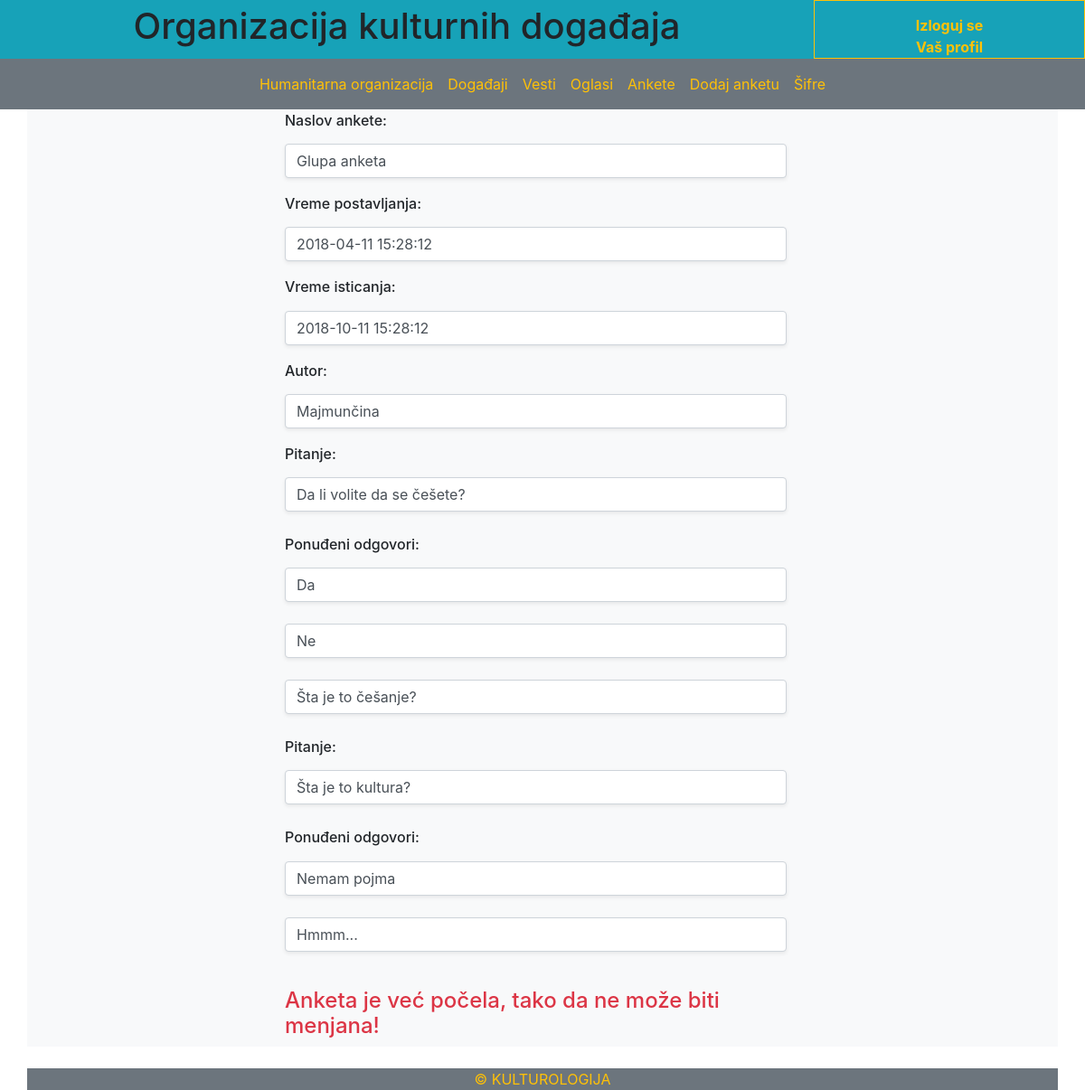
The app's page /organizacija/OanketaVise.php?id=2 (signed in) with its own data.
### tables this page shows
CREATE TABLE `anketa` (
  `id_anketa` int(11) NOT NULL AUTO_INCREMENT,
  `naslov` varchar(45) NOT NULL,
  `vreme_postavljanja` timestamp NOT NULL DEFAULT CURRENT_TIMESTAMP,
  `vreme_isticanja` timestamp NOT NULL DEFAULT '0000-00-00 00:00:00',
  `autor` varchar(45) NOT NULL,
  `organizacija_id_organizacija` int(11) NOT NULL,
  `admin_id_admin` int(11) NOT NULL DEFAULT '1',
  `brisanje` tinyint(1) DEFAULT '1',
  PRIMARY KEY (`id_anketa`),
  KEY `fk_anketa_organizacija1_idx` (`organizacija_id_organizacija`),
  KEY `fk_anketa_admin1_idx` (`admin_id_admin`),
  CONSTRAINT `fk_anketa_admin1` FOREIGN KEY (`admin_id_admin`) REFERENCES `admin` (`id_admin`) ON DELETE NO ACTION ON UPDATE NO ACTION,
  CONSTRAINT `fk_anketa_organizacija1` FOREIGN KEY (`organizacija_id_organizacija`) REFERENCES `organizacija` (`id_organizacija`) ON DELETE NO ACTION ON UPDATE NO ACTION
);

CREATE TABLE `pitanja` (
  `id_pitanja` int(11) NOT NULL AUTO_INCREMENT,
  `pitanje` varchar(100) NOT NULL,
  `anketa_id_anketa` int(11) NOT NULL,
  PRIMARY KEY (`id_pitanja`),
  KEY `fk_pitanja_anketa1_idx` (`anketa_id_anketa`),
  CONSTRAINT `fk_pitanja_anketa1` FOREIGN KEY (`anketa_id_anketa`) REFERENCES `anketa` (`id_anketa`) ON DELETE NO ACTION ON UPDATE NO ACTION
);

CREATE TABLE `odgovori` (
  `id_odgovor` int(11) NOT NULL AUTO_INCREMENT,
  `odgovor` varchar(50) NOT NULL DEFAULT '0',
  `pitanja_id_pitanja` int(11) NOT NULL,
  `broj_odgovora` int(11) NOT NULL DEFAULT '0',
  PRIMARY KEY (`id_odgovor`),
  KEY `fk_odgovori_pitanja1_idx` (`pitanja_id_pitanja`),
  CONSTRAINT `fk_odgovori_pitanja1` FOREIGN KEY (`pitanja_id_pitanja`) REFERENCES `pitanja` (`id_pitanja`) ON DELETE NO ACTION ON UPDATE NO ACTION
);

### organizacija/OanketaVise.php (the view, shortened to what this page needs)
<?php
$link = mysqli_connect("localhost", "root", "", "kultura")
            or die ("Greška prilikom konekcije na bazu!");
mysqli_set_charset($link,"utf8");
$poruka = "";
$id_anketa = trim($_GET['id']);
$id_anketa = mysqli_real_escape_string($link, $id_anketa);
$ankete = mysqli_query($link, "SELECT * FROM anketa WHERE id_anketa = '$id_anketa' AND organizacija_id_organizacija = {$_SESSION['id_organizacija']}");
if(mysqli_num_rows($ankete) != 1){
    $poruka = "Greška: Nema tražene ankete.";
} else {
    $pitanja = mysqli_query($link, "SELECT * FROM pitanja WHERE anketa_id_anketa = '$id_anketa'");
    $anketa = mysqli_fetch_array($ankete);
    $naslov = $anketa['naslov'];
    $vreme_postavljanja = $anketa['vreme_postavljanja'];
    $vreme_isticanja = $anketa['vreme_isticanja'];
    $autor = $anketa['autor'];
    if($vreme_postavljanja < date("Y-m-d h:i:s")){
        $button = "<h4 class='text-danger'>Anketa je već počela, tako da ne može biti menjana!</h4>";
    } else {
        $button = '<button type="submit" class="btn shadow btn-info" style="margin-botom:100px;">Izmeni anketu</button>';
    }
}
?>
<!DOCTYPE html>
<html>
<head>
<?php
    include_once "../moduli/bootstrapModul.php";
?>
<link rel="stylesheet" href="../dateAndTimePicker/jquery.datetimepicker.min.css">
</head>
<body>
<div class="container-fluid bg-info">
        <div class="row">
            <h1 class="col-sm-9" style="display: flex; justify-content: center; align-items: center;">Organizacija kulturnih događaja</h1>
            <div class="col-sm-3 border border-warning" style="align-items: center; padding-top:15px">
                <a class="text-warning" style="display: flex; justify-content: center;" href="../logout.php"><b>Izloguj se</b></a>
                <a class="text-warning" style="display: flex; justify-content: center;" href="profil.php"><b>Vaš profil</b></a>
            </div>
        </div>
    </div>
<nav class="navbar navbar-expand-md bg-secondary navbar-dark sticky-top">
  <div class="collapse navbar-collapse" id="collapsibleNavbar">
    <ul class="navbar-nav align-content-center mx-auto">
        <li class="nav-item flex-fill">
                <a class="nav-link text-warning" href="organizacija.php"><?php echo $_SESSION['naziv_organizacije']; ?></a>
            </li>
            <li class="nav-item flex-fill">
                <a class="nav-link text-warning active" href="Odogadjaji.php">Događaji</a>
            </li>
            <li class="nav-item flex-fill">
                <a class="nav-link text-warning" href="Ovesti.php">Vesti</a>
            </li>
            <li class="nav-item flex-fill">
                <a class="nav-link text-warning" href="Ooglasi.php">Oglasi</a>
            </li>
            <li class="nav-item flex-fill">
                <a class="nav-link text-warning" href="OAnkete.php">Ankete</a>
            </li>
            <li class="nav-item flex-fill">
                <a class="nav-link text-warning" href="dodajAnketu.php">Dodaj anketu</a>
            </li>
            <li class="nav-item flex-fill">
                <a class="nav-link text-warning" href="Osifra.php">Šifre</a>
            </li>
    </ul>
  </div>
</nav>
<?php
    if($poruka){
        echo $poruka;
    } else {
?>
<div class="container">
        <div class="row">
            <div class="col-sm-3 list-group bg-light"></div>
            <div class="col-sm-6 list-group bg-light">
                <form action="izmeniAnketu.php" method="POST">
                    <div class="form-group">
                        <label for="naslov"><h6>Naslov ankete:</h6></label>
                        <input type="text" class="form-control shadow-sm" name="naslov" id="naslov" value="<?php echo $naslov; ?>" required>
                    </div>
                    <div class="form-group">
                        <label for="vreme_postavljanja"><h6>Vreme postavljanja:</h6></label>
                        <input type="text" class="form-control shadow-sm datetimepicker" name="vreme_postavljanja" value="<?php echo $vreme_postavljanja; ?>" required>
                    </div>
                    <div class="form-group">
                        <label for="vreme_isticanja"><h6>Vreme isticanja:</h6></label>
                        <input type="text" class="form-control shadow-sm datetimepicker" name="vreme_isticanja" value="<?php echo $vreme_isticanja; ?>" required>
                    </div>
                    <div class="form-group">
                        <label for="autor"><h6>Autor:</h6></label>
                        <input type="text" class="form-control shadow-sm" name="autor" id="autor" value="<?php echo $autor; ?>" required>
                    </div>
                    <div class="form-group">
                        <?php
                        while($pitanje = mysqli_fetch_array($pitanja)){
                            $id_pitanja = $pitanje['id_pitanja'];
                            $odgovori = mysqli_query($link, "SELECT * FROM odgovori WHERE pitanja_id_pitanja = '$id_pitanja'");
                            echo '<label for="pitanje"><h6>Pitanje:</h6></label><input type="text" class="form-control shadow-sm" name="pitanje" id="pitanje" value="'.$pitanje["pitanje"].'" required><br/><label for="odgovor"><h6>Ponuđeni odgovori:</h6></label>';
                            while($odgovor = mysqli_fetch_array($odgovori)){
                                echo '<input type="text" class="form-control shadow-sm" name="odgovor" id="odgovor" value="'.$odgovor["odgovor"].'" required><br/>';
                            }
                        }
                        ?>
                    </div>
                    <?php echo $button; ?>
                </form>
            </div>
            <div class="col-sm-3 list-group bg-light"></div>
        </div>
    </div>
<?php
    }
    include_once "../moduli/footerModul.php";
?>
</body>
</html>

### records on screen
anketa: naslov "Glupa anketa", vreme_postavljanja "2018-04-11 15:28:12", vreme_isticanja "2018-10-11 15:28:12", autor "Majmunčina"
pitanja: pitanje "Da li volite da se češete?"
odgovori: odgovor "Da"
odgovori: odgovor "Ne"
odgovori: odgovor "Šta je to češanje?"
pitanja: pitanje "Šta je to kultura?"
odgovori: odgovor "Nemam pojma"
odgovori: odgovor "Hmmm..."

### other values on screen
$_SESSION['naziv_organizacije'] "Humanitarna organizacija"
